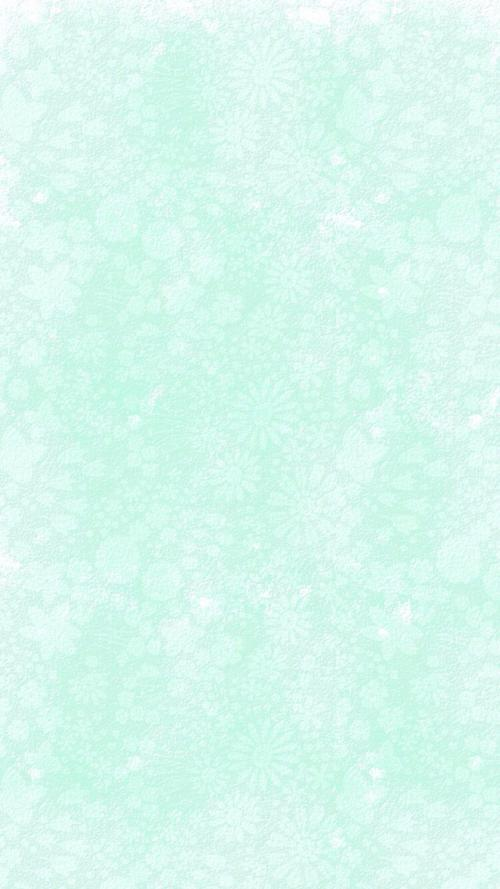
#> input picture bg.jpg, 500 x 889 px
$ python -i utils.py   (imports and definitions only)
#> lines starting #> are read from the running program, lines starting #| are printed output that depends on the picture
import requests
import base64
from PIL import Image
import cv2
import numpy as np
from numpy import *
import os
import json
from ai7 import ai

path = "./imgsSrc/"
toPath = './imgsClipped/'
boxes = [(0, 0, 300, 300), (300, 0, 600, 300), (600, 0, 900, 300),
         (0, 300, 300, 600), (300, 300, 600, 600), (600, 300, 900, 600),
         (0, 600, 300, 900), (300, 600, 600, 900), (600, 600, 900, 900)]
img_size = 900


def clip(imgPath):
    """

    :param imgPath: input the image's path which you wanna clip
                    string;
    :return: void
            clipped images saved to ./imgsClipped/[img_name]/[sector[1,2,3,...]].png
    """
#> called with imgPath = 'bg.jpg'
    if not os.path.exists('./imgsClipped/' + imgPath.split('/')[-1].split('.')[0] + '/'):
        os.makedirs('./imgsClipped/' + imgPath.split('/')[-1].split('.')[0] + '/')
    toPath = './imgsClipped/' + imgPath.split('/')[-1].split('.')[0] + '/'
    print('./imgsClipped/' + imgPath.split('/')[-1].split('.')[0] + '/')
    im = Image.open(imgPath)
#> im is the input picture: PIL image 500x889 RGB; mean R, G, B 215.3, 248.2, 238.7
    print(im.size)
#| (500, 889)
    sector = 1
    # if not os.path.exists(dirs):
    #     os.makedirs(dirs)
    for box in boxes:
        region = im.crop(box)
        region.save(toPath + str(sector) + '.jpg')
        sector += 1
#> this loop made 9 passes
#> pass 1, in clip, `region = im.crop(box)`:
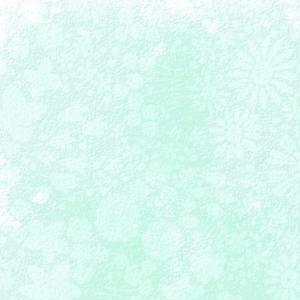
#> region: PIL image 300x300 RGB; mean R, G, B 218.7, 248.4, 240.3
#> pass 2, in clip, `region = im.crop(box)`:
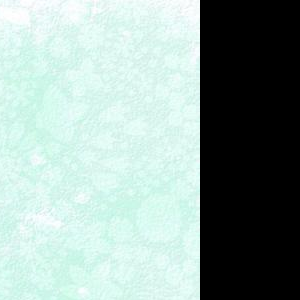
#> region: PIL image 300x300 RGB; mean R, G, B 146.6, 165.5, 160.6
#> after the loop, sector = 10


# [227 lines left out: functions interface, interfaceJson, countImg, count, countImgs, mapped and 3 more, not called in this run]


# [71 lines not run here, left out]

>>> result = clip('bg.jpg')
